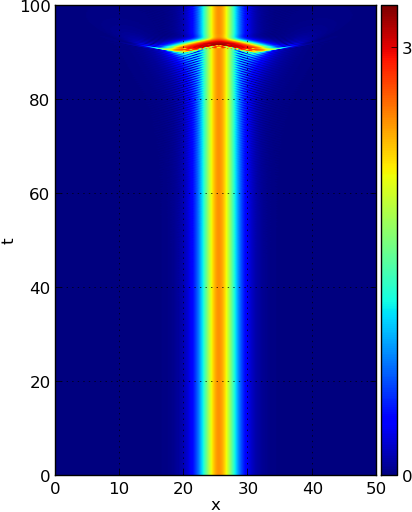

Generate this figure with Python:
import numpy as np
import matplotlib.pyplot as plt
import scipy.io as sio
from mpl_toolkits.axes_grid1 import make_axes_locatable

aa = sio.loadmat('../mat/travelingWaveEvolution.mat')

h = 0.01

taa = aa['aa']; taa = taa[::2,:]+1j*taa[1::2,:];# change taa to plot differnt types.
#################### fig 1 ##########
fig = plt.figure(figsize=(4,5));
ax = fig.add_subplot(111)
ax.set_xlabel('x')
ax.set_ylabel('t')
im = ax.imshow(abs(np.fft.ifft(taa, axis=0)).T, cmap=plt.get_cmap('get'),
                extent=(0,50,0, h*taa.shape[1]), aspect='auto',
                origin ='lower')
ax.grid('on')
dr = make_axes_locatable(ax)
cax = dr.append_axes('right', size = '5%', pad =0.05)
bar = plt.colorbar(im, cax=cax, ticks=[0, 3])
########################################
fig.tight_layout(pad=0)
plt.show()
